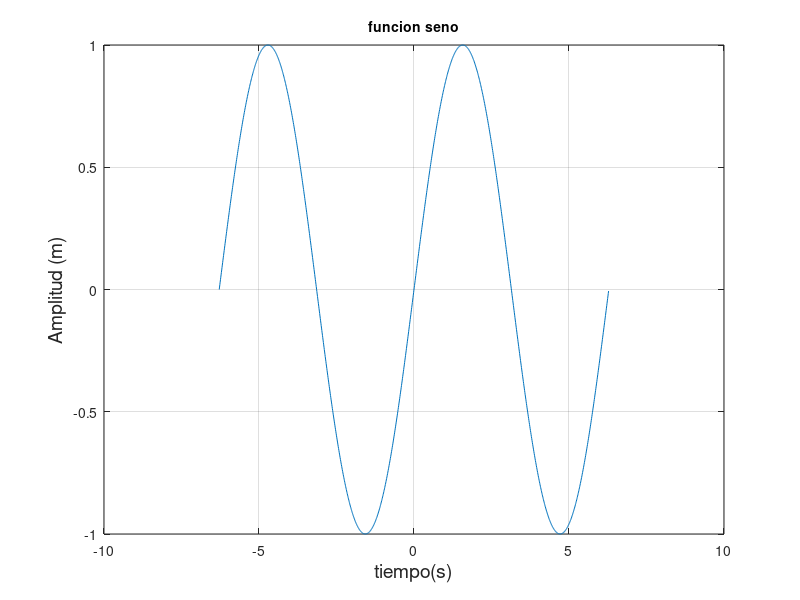

This chart was generated by the following MATLAB code:
%grafucas
clc, clear
t=-2*pi:0.01:2*pi;
y=sin(t);
plot(t,y)
grid on %coloca un engrillado
title ('funcion seno','FontSize',10)
xlabel('tiempo(s)','FontSize',14)
ylabel('Amplitud (m)','FontSize',14)
